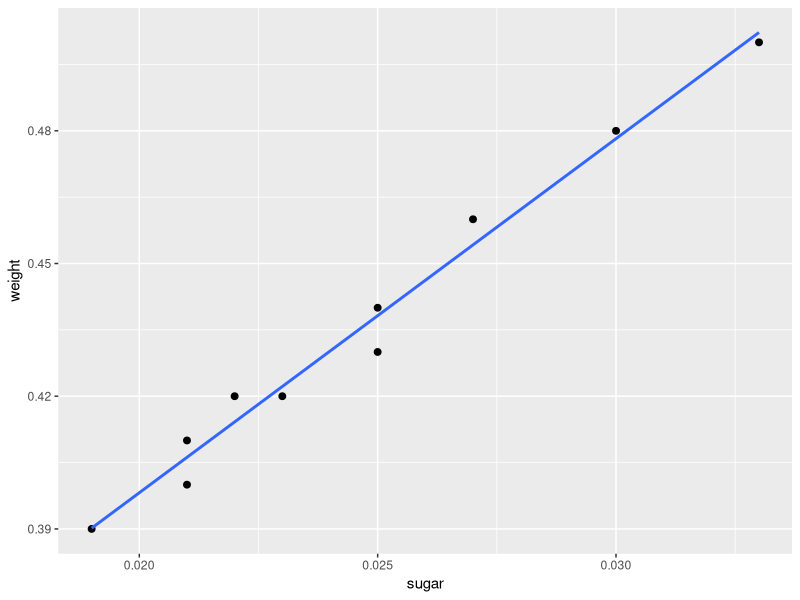

Generate this figure with R:
## ---- chunk 1
knitr::opts_chunk$set(echo = TRUE)
## ---- chunk 2
library(tidyverse)
## ---- chunk 3
#input values into vectors
sugar <- c(0.021,0.030,0.025,0.022,0.033,0.027,0.019,0.021,0.023,0.025)
weight <- c(0.40,0.48,0.43,0.42,0.50,0.46,0.39,0.41,0.42,0.44)

#create a dataframe using the vectors
oranges <- data.frame(sugar, weight)

#plot the scatterplot with a regression line
ggplot(oranges, aes(x=sugar, y=weight)) +
  geom_point(size=2) +
  geom_smooth(method="lm", se=FALSE) 
## ---- chunk 4
# Fit linear regression model
model <- lm(weight ~ sugar, data = oranges)

# Print the summary of the model
summary(model)
## ---- chunk 5
#define the parameters
N = 1

beta0 <- 0.238
beta1 <- 8.005
## ---- chunk 6
#solve for regression equation
yhat <- beta0 + (beta1*N)

#print results
cat('Estimator of total sugar content is', yhat)
## ---- chunk 7
# Get the standard error of the estimate from the regression output
SE <- summary(model)$sigma

#print the values
cat('SE is', SE)
## ---- chunk 8
#defrine confidence level of 90%
CL <- 0.90

#define alpha values
alpha <- 1 - CL
alphahalf <- alpha/2

#define cumulative probability
p <- 1-alphahalf

# Calculate the critical value for a 90% confidence interval
CV <- qnorm(p)

#print results
cat('Z Score is', CV)
## ---- chunk 9
# Calculate the margin of error
ME <- CV * SE

cat('Margin of Error is', ME)
## ---- chunk 10
# Calculate the lower and upper bounds of the confidence interval
lower <- yhat - ME
upper <- yhat + ME

# Print the confidence interval
cat('90% Confidence Interval for Total Sugar Content: [', lower, ',', upper, ']' )
